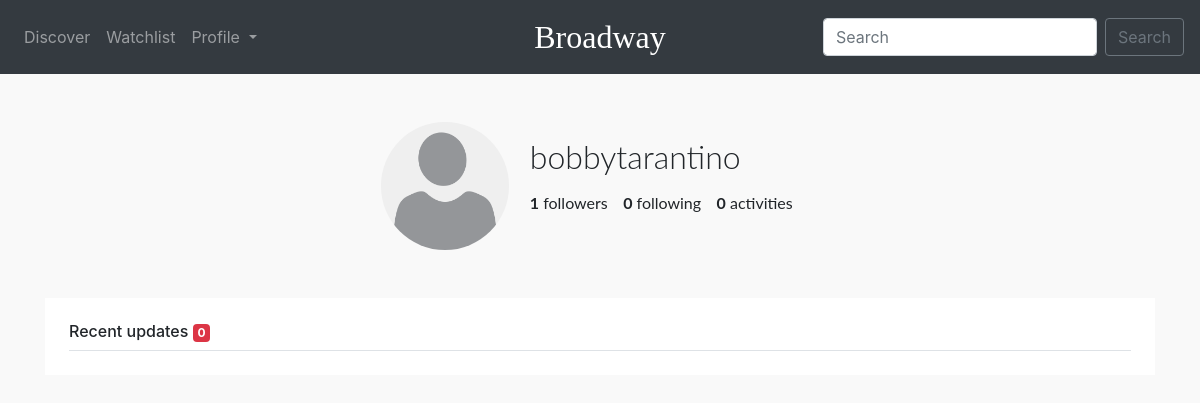
/u/ (signed in), run on the app's committed database.
### user/models.py (models this page shows, shortened)
class Profile(models.Model):
    user = models.OneToOneField(User, on_delete=models.CASCADE)
    bio = models.TextField(max_length=512, blank=True)
    birth_date = models.DateField(null=True, blank=True)
    name = models.CharField(max_length=32, blank=True)
    profile_picture = models.ImageField(
        upload_to='static/assets/user_images/',
        default='static/assets/user_images/default.png',
        blank=True
    )
    created_at = models.DateTimeField(
        auto_now_add=True
    )
    followers = models.IntegerField(default=0)
    following = models.IntegerField(default=0)

### user/views.py (the view)
# urls.py: path('', views.profile, name='profile'),
@login_required
def profile(request):
    user_profile = Profile.objects.get(user=request.user)
    activities = Activity.objects.filter(main_user=user_profile).order_by('-created_at')
    context = {
        'profile': user_profile,
        'activities': activities,
    }
    return render(request, 'user/profile.html', context)

### templates/user/profile.html (shortened to what this page needs)
{% extends "base.html" %}
{% load static %}
{% block assets %}
<link rel="stylesheet" href="{% static 'css/profile.css' %}">
{% endblock %}
{% block content %}
    <div class="my-4 p-4 box-shadow profile-outer">
        <div class="profile profile-picture">
            <img src="/{{ profile.profile_picture }}">
        </div>
        <div class="profile profile-data">
            <h1 class="username">{{user.username}}</h1>
            <p class="data-outer">
                <span class="data"><span class="interactions">{{ profile.followers }}</span> followers</span>
                <span class="data"><span class="interactions">{{ profile.following }}</span> following</span>
                <span class="data"><span class="interactions">{{ activities.count }}</span> activities</span>
            </p>
        </div>
    </div>
    <div class="my-4 p-4 bg-white box-shadow">
        <h6 class="border-bottom border-gray pb-2 mb-0">
            Recent updates
            <span class="badge badge-danger">{{ activities|length }}</span>
        </h6>
    </div>
{% endblock %}

### static/css/main.css (style rules this page uses)
html { -moz-osx-font-smoothing:grayscale;-webkit-font-smoothing:antialiased;text-rendering:optimizeLegibility;-webkit-font-feature-settings:"kern";-moz-font-feature-settings:"kern";font-feature-settings:"kern";-webkit-perspective:1000 }
body { background:#F9F9F9 }

### static/css/profile.css (style rules this page uses)
.profile-outer { text-align: center; vertical-align: middle; }
.profile { display: inline-table; vertical-align: top; height: auto; position: relative; }
.profile.profile-picture img { -o-object-fit: cover; object-fit: cover; height: 8rem; width: 8rem; display: block; position: relative; border-radius: 50%; }
.profile.profile-data { margin: 1rem; font-family: "Lato", sans-serif; text-align: left; }
.profile.profile-data .username { margin: 0; padding: 0; font-weight: 300; font-size: 2rem; }
.profile.profile-data .data-outer { margin: 0 0 10px 0; font-weight: 300; font-size: 1.25rem; }
.profile.profile-data .data { margin: 0 10px 0 0; font-weight: 400; font-size: 1rem; }
.profile.profile-data .data .interactions { font-weight: bolder; }
.profile-picture { width: 3rem; height: 3rem; }

### data on the page
Profile: profile_picture (placeholder picture), followers "1", following "0"

### other printed values
{{ user.username }} "bobbytarantino"
{{ activities.count }} "0"
{{ activities|length }} "0"
